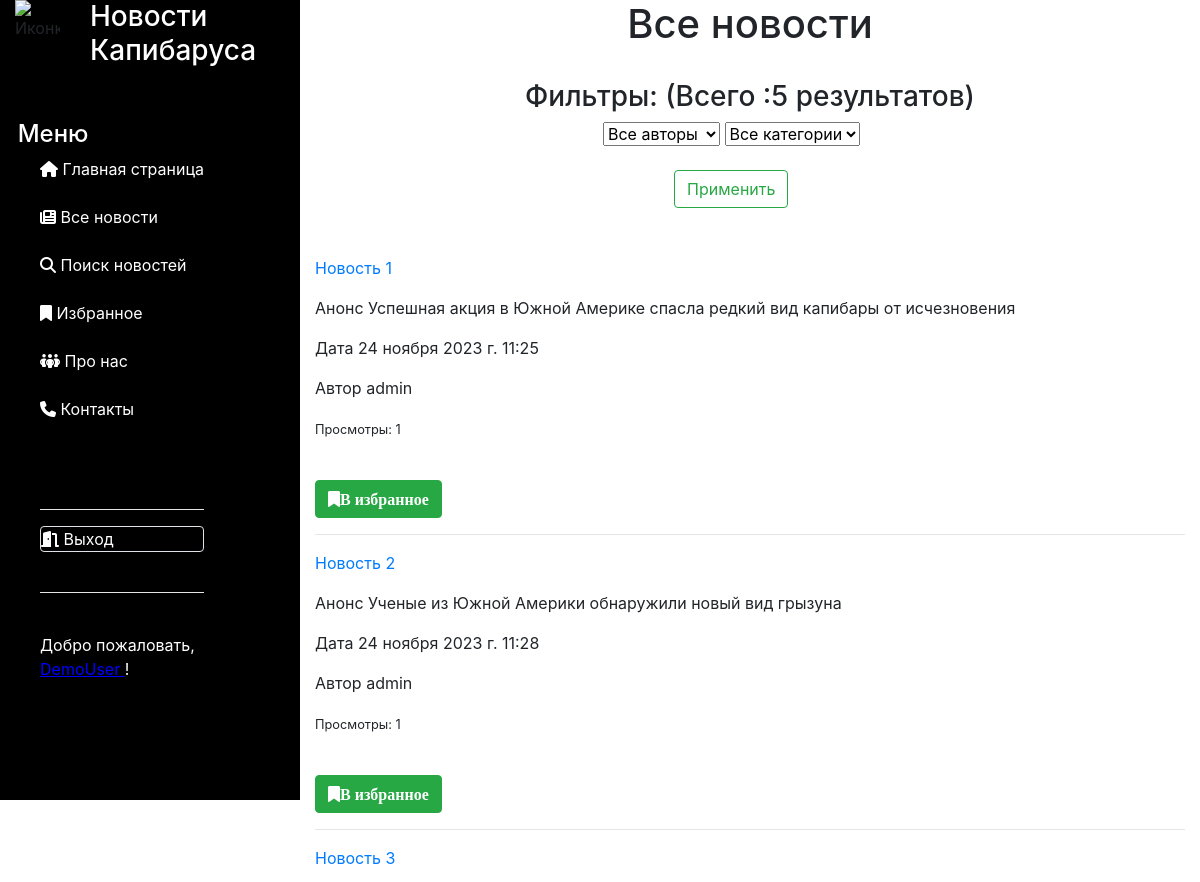
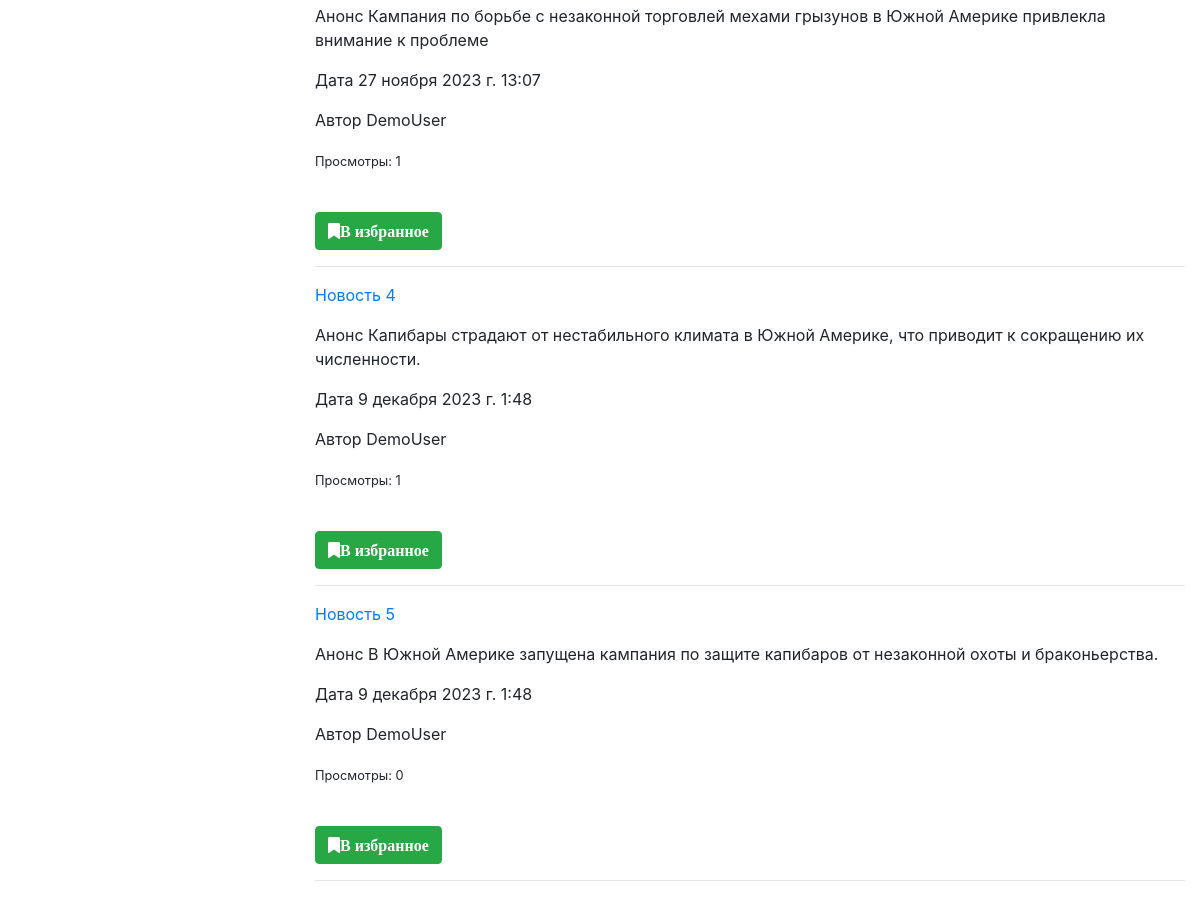
The app's page /news/ (signed in) with its own data (2 pictures, top to bottom).
### news/models.py (models this page shows, shortened)
class Article(models.Model):
    categories = (('E', 'Economics'),
                  ('S', 'Science'),
                  ('IT', 'IT'))
    author = models.ForeignKey(User, on_delete=models.SET_NULL, null=True)
    title = models.CharField('Название', max_length=50, default='')
    anouncement = models.TextField('Аннотация', max_length=250)
    text = models.TextField('Текст новости', validators=[MinLengthValidator(200)])
    date = models.DateTimeField('Дата публикации', auto_created=True, default=datetime.datetime.now())
    category = models.CharField(choices=categories, max_length=20, verbose_name='Категории')
    tags = models.ManyToManyField(to=Tag, blank=True)
    def __str__(self):
        return f'Новость: {self.title} от {self.date}'
    def get_absolute_url(self):
        return f'/news/{self.id}'
    def get_views(self):
        return self.views.count()
    class Meta:
        ordering = ['title', 'date']
        verbose_name = 'Новость'
        verbose_name_plural = 'Новости'

### news/views.py (the view)
# urls.py: path('', views.news_list, name='news_list'),
def news_list(request):
    categories = Article.categories  # создали перечень категорий
    author_list = User.objects.all()  # создали перечень авторов
    if request.method == "POST":
        selected_author = int(request.POST.get('author_filter'))
        selected_category = int(request.POST.get('category_filter'))
        request.session['selected_author'] = selected_author
        request.session['selected_category'] = selected_category
        if selected_author == 0:  # выбраны все авторы
            news = Article.objects.all().order_by('date')
        else:
            news = Article.objects.filter(author=selected_author)
        if selected_category != 0:  # фильтруем найденные по авторам результаты по категориям
            news = news.filter(category__icontains=categories[selected_category - 1][0])
    else:  # если страница открывется
        selected_author = request.session.get('selected_author')
        print(selected_author)
        if selected_author != None and selected_author != 0:  # если не пустое - находим нужные новости
            news = Article.objects.filter(author=selected_author)
        else:
            news = Article.objects.all().order_by('date')
        selected_category = request.session.get('selected_category')
        print(selected_category)
        if selected_category != None and selected_category != 0:  # если не пустое - находим нужные ноновсти
            news = news.filter(category__icontains=categories[selected_category - 1][0])
    print(news)
    total = len(news)
    p = Paginator(news, 5)
    page_number = request.GET.get('page')
    page_obj = p.get_page(page_number)
    context = {'news': page_obj, 'author_list': author_list, 'selected_author': selected_author,
               'categories': categories, 'selected_category': selected_category, 'total': total}
    return render(request, 'news/news_list.html', context)

### users/templatetags/users_extras.py (called while the page is built)
@register.filter(name="has_group")
def has_group(user, group_name):
    return user.groups.filter(name=group_name).exists()

### news/templates/news/news_list.html (shortened to what this page needs)
{% extends 'main/SideBar.html' %}
{% load static %}
{% block content %}
<h1 class="text-center">Все новости</h1>
<br>
<div class="text-center">
    <label><h3> Фильтры: (Всего :{{ news|length }} результатов) </h3>
        <form method="post">
            <div class="form-group col-11">
                <select class="form-select" name="author_filter">
                    <option value="0">Все авторы</option>
                </select>
                <select class="form-select" name="category_filter">
                    <option value="0">Все категории</option>
                </select>
                <br>
                <br>
                <input type="submit" class="btn btn-outline-success" value="Применить">
            </div>
        </form>
    </label>
</div>
<br>
{% for n in news %}
<div>
    <p><a href="{{n.get_absolute_url}}">{{ n.title }} </a></p>
    <p> Анонс {{ n.anouncement }}</p>
    <p> Дата {{ n.date }}</p>
    <p> Автор {{ n.author.username }}</p>
    <p><small>Просмотры: {{ n.get_views }}</small></p>
    <br>
    <a class="btn btn-success" href="{% url 'favorites' n.pk %}"><i class="fa fa-bookmark">В избранное</i></a>
    <br>
    <hr>
</div>
{% endfor %}
{% endblock content %}

### main/templates/main/SideBar.html (shortened to what this page needs)
<!DOCTYPE html>
{% load static %}
{% load users_extras %}
<html lang="ru">
<head>
    <link rel="stylesheet" href="https://cdn.jsdelivr.net/npm/bootstrap@4.4.1/dist/css/bootstrap.min.css"
>
    <link rel="stylesheet" href="{% static 'main/css/style.css' %}">
</head>
<body>
<div class="container-fluid">
    <div class="row">
        <div class="col-lg-3 col-md-4 col-sm-4" id="SideBar">
            <div class="row">
                <div class="col-lg-3 col-md-4 col-sm-4">
                    <img class="img-fluid"
                         src="https://www.pinkbus.ru/im/600x600/1868649/0/6808517/Kapibara_v_bandane.jpg" alt="Иконка"
                         style="width:100px;height:auto">
                </div>
                <div class="col-lg-9 col-md-8 col-sm-8">
                    <h3 style="color:white">Новости Капибаруса</h3>
                </div>
                <br>
                <br>
                <br>
                <br>
                <br>
                <div>
                    <h4 class="main_list" style="color:#FFFFFF">Меню</h4>
                </div>
                <br>
            </div>
            <div class="row">
                {% if request.user.is_anonymous %}
                <ul class="main_list">
                    <li style="color:#FFFFFF"><i class="fa-solid fa-house"></i><a
                            href="{% url 'home' %}"
                            style="color:#FFFFFF">
                        Главная страница </a></li>
                    <br>
                    <li style="color:#FFFFFF"><i class="fa-solid fa-newspaper"></i><a
                            href="{% url 'news_list' %}"
                            style="color:#FFFFFF">
                        Все новости </a></li>
                    <br>
                    <li style="color:#FFFFFF"><i class="fa-solid fa-magnifying-glass"></i><a
                            href="{% url 'news_search' %}"
                            style="color:#FFFFFF">
                        Поиск новостей </a></li>
                    <br>
                    <li style="color:#FFFFFF"><i class="fa-solid fa-people-group"></i><a
                            href="{% url 'about' %}"
                            style="color:#FFFFFF">
                        Про нас </a></li>
                    <br>
                    <li style="color:#FFFFFF"><i class="fa-solid fa-phone"></i><a
                            href="{% url 'contacts' %}"
                            style="color:#FFFFFF">
                        Контакты </a></li>
                    <br>
                    <br>
                    <br>
                    <hr style="background-color: white">
                    <li style="color:#FFFFFF" class="rounded border"><i class="fa-solid fa-door-open"></i><a
                            href="{% url 'login' %}"
                            style="color:#FFFFFF"
                    >
                        Войти </a></li>
                    <br>
                    <li style="color:#FFFFFF" class="rounded border"><i class="fa-solid fa-address-card"></i><a
                            href="{% url 'registration' %}"
                            style="color:#FFFFFF"
                    >
                        Регистрация </a></li>
                    <hr style="background-color: white">
                    <br>
                </ul>
                {% else %}
                <ul class="main_list">
                    <li style="color:#FFFFFF"><i class="fa-solid fa-house"></i><a
                            href="{% url 'home' %}"
                            style="color:#FFFFFF">
                        Главная страница </a></li>
                    <br>
                    <li style="color:#FFFFFF"><i class="fa-solid fa-newspaper"></i><a
                            href="{% url 'news_list' %}"
                            style="color:#FFFFFF">
                        Все новости </a></li>
                    <br>
                    <li style="color:#FFFFFF"><i class="fa-solid fa-magnifying-glass"></i><a
                            href="{% url 'news_search' %}"
                            style="color:#FFFFFF">
                        Поиск новостей </a></li>
                    <br>
                    <li style="color:#FFFFFF"><i class="fa-solid fa-bookmark"></i><a
                            href="{% url 'my_favorits' %}"
                            style="color:#FFFFFF">
                        Избранное </a></li>
                    <br>
                    <li style="color:#FFFFFF"><i class="fa-solid fa-people-group"></i><a
                            href="{% url 'about' %}"
                            style="color:#FFFFFF">
                        Про нас </a></li>
                    <br>
                    <li style="color:#FFFFFF"><i class="fa-solid fa-phone"></i><a
                            href="{% url 'contacts' %}"
                            style="color:#FFFFFF">
                        Контакты </a></li>
                    <br>
                    <br>
                    <br>
                    <hr style="background-color: white">
                    <li style="color:#FFFFFF" class="rounded border"><i class="fa-solid fa-door-open"></i><a
                            href="{% url 'logout' %}"
                            style="color:#FFFFFF"
                    >
                        Выход </a></li>
                    <br>
                    <hr style="background-color: white">
                    <br>
                    <li style="color:#FFFFFF">
                        Добро пожаловать,
                        <p><a href="{% url 'profile' %}" class="podcherk">
                            {{ request.user }} </a>!</p>
                    </li>
                </ul>
                {% endif %}
            </div>
        </div>
        <div class="col-lg-9 col-md-8 col-sm-8" id="Content">
            {% block content %}
            {% endblock content %}
        </div>
    </div>
</div>
</body>
</html>

### main/static/main/css/style.css (style rules this page uses)
ul.main_list { list-style-type:none; }
h4.main_list { margin-left: 25%; }
body { height: 100vh; }
#SideBar { height:100vh; background-color: black; display: block; top: 0; bottom: 0; position: sticky; }
.podcherk { color: blue; text-decoration: underline blue; }

### records on screen
Article: title "Новость 1", anouncement "Успешная акция в Южной Америке спасла редкий вид капибары от исчезновения", date "24 ноября 2023 г. 11:25", author.username "admin", get_views "1"
Article: title "Новость 2", anouncement "Ученые из Южной Америки обнаружили новый вид грызуна", date "24 ноября 2023 г. 11:28", author.username "admin", get_views "1"
Article: title "Новость 3", anouncement "Кампания по борьбе с незаконной торговлей мехами грызунов в Южной Америке привлекла внимание к проблеме", date "27 ноября 2023 г. 13:07", author.username "DemoUser", get_views "1"
Article: title "Новость 4", anouncement "Капибары страдают от нестабильного климата в Южной Америке, что приводит к сокращению их численности.", date "9 декабря 2023 г. 1:48", author.username "DemoUser", get_views "1"
Article: title "Новость 5", anouncement "В Южной Америке запущена кампания по защите капибаров от незаконной охоты и браконьерства.", date "9 декабря 2023 г. 1:48", author.username "DemoUser", get_views "0"

### other values on screen
{{ request.user }} "DemoUser"
{{ news|length }} "5"
